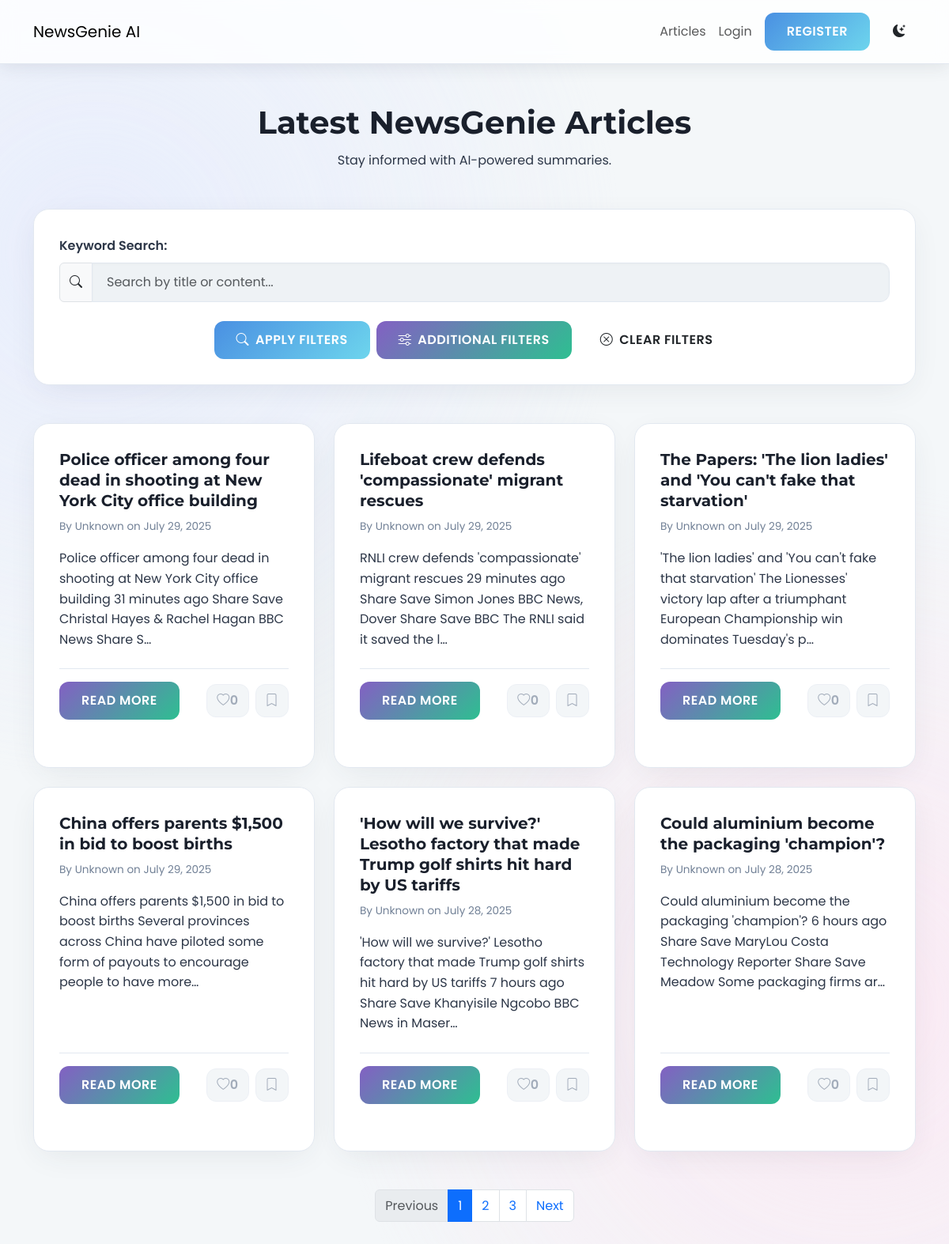
/articles/, run on an earlier commit of the app's database.
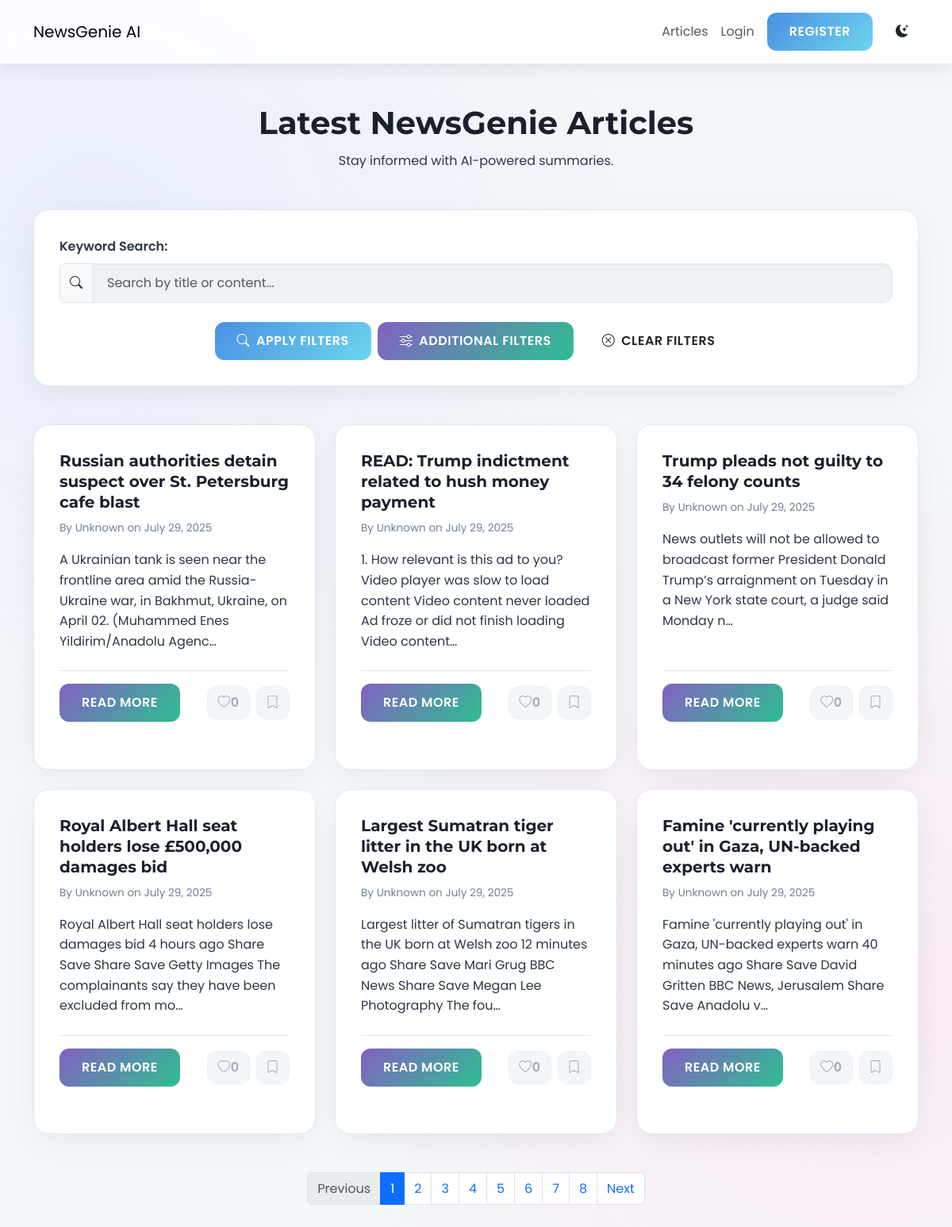
And on a later commit of the database.
### news/models.py (models this page shows, shortened)
class Article(models.Model):
    title = models.CharField(max_length=255)
    author = models.CharField(max_length=100, default="Unknown")
    content = models.TextField()
    url = models.URLField(unique=True)
    source = models.CharField(max_length=100)
    published_at = models.DateTimeField()
    summary = models.TextField(blank=True, null=True)
    category = models.ManyToManyField(Category, related_name='articles')
    approved = models.BooleanField(default=False)
    audio_file = models.FileField(upload_to='news_audio/', blank=True, null=True)
    @property
    def total_likes(self):
        return self.likes.count()
    def approved_status(self):
        return self.approved
    approved_status.boolean = True
    approved_status.short_description = "Approved"

### news/views.py (the view, shortened to what this page needs)
# urls.py: path('articles/', views.article_list, name="article_list"), # MODIFIED: Articles page moved to /articles/
@cache_page(60 * 15)
def article_list(request):
    category_filter = request.GET.get("category", "All")
    query = request.GET.get("q", "")
    start_date_str = request.GET.get("start_date")
    end_date_str = request.GET.get("end_date")
    min_likes_str = request.GET.get("min_likes")
    min_comments_str = request.GET.get("min_comments")
    sort_by = request.GET.get("sort_by", "-published_at")
    articles = Article.objects.filter(approved=True).prefetch_related('category').prefetch_related('likes').prefetch_related('bookmarks')
    if category_filter and category_filter != "All":
        articles = articles.filter(category__name__iexact=category_filter)
    if query:
        articles = articles.filter(Q(title__icontains=query) | Q(content__icontains=query))
    if start_date_str:
        try:
            start_date = datetime.strptime(start_date_str, '%Y-%m-%d').date()
            articles = articles.filter(published_at__date__gte=start_date)
        except ValueError:
            pass
    if end_date_str:
        try:
            end_date = datetime.strptime(end_date_str, '%Y-%m-%d').date()
            articles = articles.filter(published_at__date__lte=end_date)
        except ValueError:
            pass
    if sort_by == "most_popular_likes":
        if not (min_likes_str or min_comments_str):
            articles = articles.annotate(like_count=Count('likes', distinct=True))
        articles = articles.order_by('-like_count', '-published_at')
    elif sort_by == "most_popular_comments":
        if not (min_likes_str or min_comments_str):
             articles = articles.annotate(comment_count=Count('comments', distinct=True))
        articles = articles.order_by('-comment_count', '-published_at')
    elif sort_by == "-published_at":
        articles = articles.order_by('-published_at')
    elif sort_by == "published_at":
        articles = articles.order_by('published_at')
    paginator = Paginator(articles, 6)
    page_number = request.GET.get("page")
    page_obj = paginator.get_page(page_number)
    if request.user.is_authenticated:
        page_article_ids = [article.id for article in page_obj]
        liked_articles_ids = ArticleLike.objects.filter(user=request.user, article__id__in=page_article_ids).values_list('article__id', flat=True)
        bookmarked_articles_ids = Bookmark.objects.filter(user=request.user, article__id__in=page_article_ids).values_list('article__id', flat=True)
        for article in page_obj:
            article.is_liked_by_user = article.id in liked_articles_ids
            article.is_bookmarked_by_user = article.id in bookmarked_articles_ids
    else:
        for article in page_obj:
            article.is_liked_by_user = False
            article.is_bookmarked_by_user = False
    categories = Category.objects.all()
    context = {
        "articles": page_obj,
        "categories": categories,
        "current_category": category_filter,
        "search_query": query,
        "start_date": start_date_str,
        "end_date": end_date_str,
        "min_likes": min_likes_str,
        "min_comments": min_comments_str,
        "sort_by": sort_by,
        "is_paginated": page_obj.has_other_pages(),
        "page_obj": page_obj,
    }
    return render(request, "news/article_list.html", context)

### news/templatetags/custom_filters.py (called while the page is built)
@register.simple_tag(takes_context=True)
def url_replace(context, **kwargs):
    d = context['request'].GET.copy()
    for k, v in kwargs.items():
        d[k] = v
    for k in [key for key, value in d.items() if not value]:
        del d[k]
    return d.urlencode() # Use urlencode directly from QueryDict

### news/templates/news/article_list.html (shortened to what this page needs)
{% extends 'news/base.html' %}
{% load static %}
{% load custom_filters %}
{% block content %}
<div class="page-header-section text-center mb-5">
    <h1 class="page-title-heading">Latest NewsGenie Articles</h1>
    <p class="page-subtitle-text">Stay informed with AI-powered summaries.</p>
</div>
<div class="advanced-filter-sort-container app-card mb-5">
    <form method="GET" action="{% url 'news:article_list' %}" class="filter-sort-form">
        <div class="row g-3">
            <div class="col-12">
                <label for="searchInput" class="form-label-custom">Keyword Search:</label>
                <div class="input-group">
                    <span class="input-group-text"><i class="bi bi-search"></i></span>
                    <input type="text" name="q" id="searchInput" class="form-control app-input-field" placeholder="Search by title or content..." value="{{ search_query }}">
                </div>
            </div>
        </div>
        <div class="text-center mt-4 d-flex flex-wrap justify-content-center gap-2">
            <button type="submit" class="btn app-btn primary-btn"><i class="bi bi-search me-2"></i> Apply Filters</button>
            <button class="btn app-btn secondary-btn" type="button" data-bs-toggle="collapse" data-bs-target="#additionalFilters" aria-expanded="false" aria-controls="additionalFilters">
                <i class="bi bi-sliders me-2"></i> Additional Filters
            </button>
            <a href="{% url 'news:article_list' %}" class="btn app-btn outline-btn"><i class="bi bi-x-circle me-2"></i> Clear Filters</a>
        </div>
    </form>
</div>
<div class="row row-cols-1 row-cols-md-2 row-cols-lg-3 g-4 article-grid">
    {% for article in articles %}
    <div class="col">
        <div class="app-card article-card h-100">
            <div class="card-body d-flex flex-column">
                <h5 class="card-title-article">{{ article.title }}</h5>
                <p class="card-meta-info">By {{ article.author }} on {{ article.published_at|date:"F d, Y" }}</p>
                <p class="card-text-summary">{{ article.summary|default:article.content|truncatechars:150 }}</p>
                <div class="article-actions">
                    <a href="{% url 'news:detail' article.pk %}" class="btn app-btn read-more-btn">Read More</a>
                    <div class="d-flex gap-2 button-group-actions">
                        <button class="btn app-btn icon-btn like-btn {% if article.is_liked_by_user %}liked{% endif %}" data-article-id="{{ article.pk }}" {% if not user.is_authenticated %}disabled title="Login to like" {% endif %}>
                            <i class="bi {% if article.is_liked_by_user %}bi-heart-fill{% else %}bi-heart{% endif %}"></i>
                            <span class="like-count">{{ article.total_likes }}</span>
                        </button>
                        <button class="btn app-btn icon-btn bookmark-btn {% if article.is_bookmarked_by_user %}bookmarked{% endif %}" data-article-id="{{ article.pk }}" {% if not user.is_authenticated %}disabled title="Login to bookmark" {% endif %}>
                            <i class="bi {% if article.is_bookmarked_by_user %}bi-bookmark-fill{% else %}bi-bookmark{% endif %}"></i>
                        </button>
                    </div>
                </div>
            </div>
            <div class="card-footer article-card-footer">
                {% for category in article.category.all %}
                    <span class="badge category-pill-small me-1">{{ category.name }}</span>
                {% endfor %}
            </div>
        </div>
    </div>
    {% empty %}
    <div class="col-12 text-center py-5">
        <p class="lead">No articles found matching your criteria.</p>
    </div>
    {% endfor %}
</div>
{% if articles.has_other_pages %}
<nav aria-label="Page navigation" class="mt-5">
    <ul class="pagination justify-content-center app-pagination">
        {% if articles.has_previous %}
            <li class="page-item">
                <a class="page-link" href="?{% url_replace page=articles.previous_page_number %}">Previous</a>
            </li>
        {% else %}
            <li class="page-item disabled"><span class="page-link">Previous</span></li>
        {% endif %}
        {% for i in articles.paginator.page_range %}
            {% if articles.number == i %}
                <li class="page-item active"><span class="page-link">{{ i }}</span></li>
            {% else %}
                <li class="page-item">
                    <a class="page-link" href="?{% url_replace page=i %}">{{ i }}</a>
                </li>
            {% endif %}
        {% endfor %}
        {% if articles.has_next %}
            <li class="page-item">
                <a class="page-link" href="?{% url_replace page=articles.next_page_number %}">Next</a>
            </li>
        {% else %}
            <li class="page-item disabled"><span class="page-link">Next</span></li>
        {% endif %}
    </ul>
</nav>
{% endif %}
{% endblock %}

### templates/news/base.html (shortened to what this page needs)
{% load static %}
<!DOCTYPE html>
<html lang="en">
<head>
    <link href="https://cdn.jsdelivr.net/npm/bootstrap@5.3.0/dist/css/bootstrap.min.css" rel="stylesheet">
    <link rel="stylesheet" href="https://cdn.jsdelivr.net/npm/bootstrap-icons@1.10.5/font/bootstrap-icons.css">
    <link rel="stylesheet" href="{% static 'css/newsgenie.css' %}">
</head>
<body class="{{ request.COOKIES.theme|default:'light' }}-mode">
    <header class="app-navbar navbar navbar-expand-lg sticky-top">
        <div class="container">
            <a class="navbar-brand navbar-brand-custom" href="{% url 'news:homepage' %}">NewsGenie AI</a>
            <div class="collapse navbar-collapse" id="navbarNav">
                <ul class="navbar-nav ms-auto align-items-center">
                    <li class="nav-item">
                        <a class="nav-link nav-link-custom" href="{% url 'news:article_list' %}">Articles</a>
                    </li>
                    {% if user.is_authenticated %}
                        <li class="nav-item dropdown">
                            <a class="nav-link nav-link-custom dropdown-toggle" href="#" id="navbarDropdown" role="button" data-bs-toggle="dropdown" aria-expanded="false">
                                <i class="bi bi-person-circle me-1"></i> {{ user.username }}
                            </a>
                            <ul class="dropdown-menu dropdown-menu-end app-dropdown-menu" aria-labelledby="navbarDropdown">
                                <li><a class="dropdown-item dropdown-item-custom" href="{% url 'news:preferences' %}"><i class="bi bi-sliders"></i> Preferences</a></li>
                                <li><a class="dropdown-item dropdown-item-custom" href="{% url 'news:recommendations' %}"><i class="bi bi-magic"></i> Recommendations</a></li>
                                <li><a class="dropdown-item dropdown-item-custom" href="{% url 'news:history' %}"><i class="bi bi-clock-history"></i> Reading History</a></li>
                                <li><a class="dropdown-item dropdown-item-custom" href="{% url 'news:bookmarks' %}"><i class="bi bi-bookmark-heart-fill"></i> My Bookmarks</a></li>
                                <li><hr class="dropdown-divider"></li>
                                <li><a class="dropdown-item dropdown-item-custom" href="{% url 'users:logout' %}"><i class="bi bi-box-arrow-right"></i> Logout</a></li>
                            </ul>
                        </li>
                    {% else %}
                        <li class="nav-item">
                            <a class="nav-link nav-link-custom" href="{% url 'users:login' %}">Login</a>
                        </li>
                        <li class="nav-item">
                            <a class="btn app-btn primary-btn ms-2" href="{% url 'users:register' %}">Register</a>
                        </li>
                    {% endif %}
                    <li class="nav-item ms-3">
                        <button id="theme-toggle" class="btn theme-toggle-btn">
                            <i class="bi bi-moon-stars-fill"></i>
                        </button>
                    </li>
                </ul>
            </div>
        </div>
    </header>
    <main class="container my-5 app-content-wrapper">
        {% block content %}{% endblock %}
    </main>
</body>
</html>

What changed in the data, as far as the page shows it:
removed Article: title "Police officer among four dead in shooting at New York City office building", author "Unknown", published_at "July 29, 2025", summary "Police officer among four dead in shooting at New York City office building 31 minutes ago Share Save Christal Hayes & Rachel Hagan BBC News Share S…", total_likes "0"
removed Article: title "Lifeboat crew defends 'compassionate' migrant rescues", author "Unknown", published_at "July 29, 2025", summary "RNLI crew defends 'compassionate' migrant rescues 29 minutes ago Share Save Simon Jones BBC News, Dover Share Save BBC The RNLI said it saved the l…", total_likes "0"
removed Article: title "The Papers: 'The lion ladies' and 'You can't fake that starvation'", author "Unknown", published_at "July 29, 2025", summary "'The lion ladies' and 'You can't fake that starvation' The Lionesses' victory lap after a triumphant European Championship win dominates Tuesday's p…", total_likes "0"
removed Article: title "China offers parents $1,500 in bid to boost births", author "Unknown", published_at "July 29, 2025", summary "China offers parents $1,500 in bid to boost births Several provinces across China have piloted some form of payouts to encourage people to have more…", total_likes "0"
removed Article: title "'How will we survive?' Lesotho factory that made Trump golf shirts hit hard by US tariffs", author "Unknown", published_at "July 28, 2025", summary "'How will we survive?' Lesotho factory that made Trump golf shirts hit hard by US tariffs 7 hours ago Share Save Khanyisile Ngcobo BBC News in Maser…", total_likes "0"
removed Article: title "Could aluminium become the packaging 'champion'?", author "Unknown", published_at "July 28, 2025", summary "Could aluminium become the packaging 'champion'? 6 hours ago Share Save MaryLou Costa Technology Reporter Share Save Meadow Some packaging firms ar…", total_likes "0"
added Article: title "Russian authorities detain suspect over St. Petersburg cafe blast", author "Unknown", published_at "July 29, 2025", summary "A Ukrainian tank is seen near the frontline area amid the Russia-Ukraine war, in Bakhmut, Ukraine, on April 02. (Muhammed Enes Yildirim/Anadolu Agenc…", total_likes "0"
added Article: title "READ: Trump indictment related to hush money payment", author "Unknown", published_at "July 29, 2025", summary "1. How relevant is this ad to you? Video player was slow to load content Video content never loaded Ad froze or did not finish loading Video content…", total_likes "0"
added Article: title "Trump pleads not guilty to 34 felony counts", author "Unknown", published_at "July 29, 2025", summary "News outlets will not be allowed to broadcast former President Donald Trump’s arraignment on Tuesday in a New York state court, a judge said Monday n…", total_likes "0"
added Article: title "Royal Albert Hall seat holders lose £500,000 damages bid", author "Unknown", published_at "July 29, 2025", summary "Royal Albert Hall seat holders lose damages bid 4 hours ago Share Save Share Save Getty Images The complainants say they have been excluded from mo…", total_likes "0"
added Article: title "Largest Sumatran tiger litter in the UK born at Welsh zoo", author "Unknown", published_at "July 29, 2025", summary "Largest litter of Sumatran tigers in the UK born at Welsh zoo 12 minutes ago Share Save Mari Grug BBC News Share Save Megan Lee Photography The fou…", total_likes "0"
added Article: title "Famine 'currently playing out' in Gaza, UN-backed experts warn", author "Unknown", published_at "July 29, 2025", summary "Famine 'currently playing out' in Gaza, UN-backed experts warn 40 minutes ago Share Save David Gritten BBC News, Jerusalem Share Save Anadolu v…", total_likes "0"
Also different on the page:
new list line: "4"
new list line: "5"
new list line: "6"
new list line: "7"
new list line: "8"
